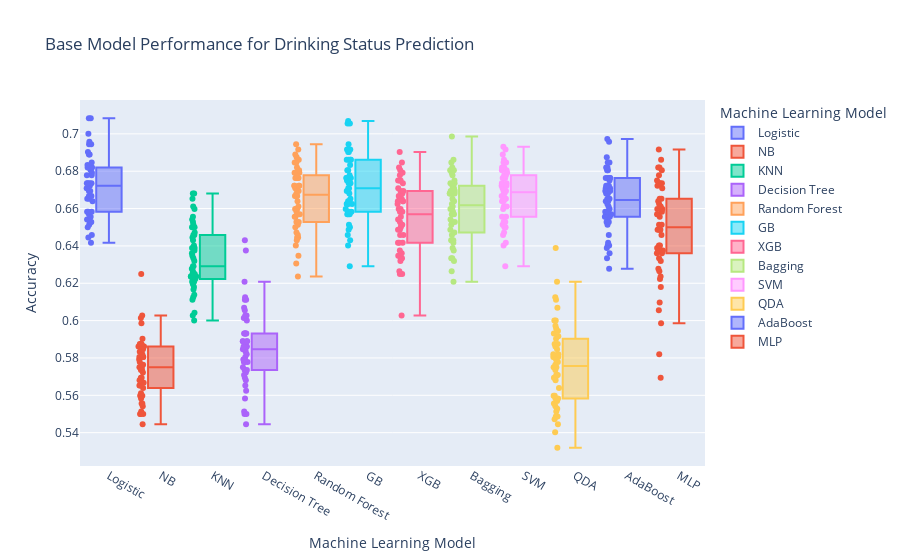

The notebook cell saved with this chart:
### Code cell
dk_fig = px.box(dk_classmod, x="variable", y="value",color="variable",points='all',
labels={"variable": "Machine Learning Model",
        "value": "Accuracy"
        },title="Base Model Performance for Drinking Status Prediction")
dk_fig.show()

### Figure 1 — Plotly figure (JSON) as saved in the notebook; plotly's stock layout.template omitted (floating-point values rounded to 4 significant figures)
{"data": [{"alignmentgroup": "True", "boxpoints": "all", "hovertemplate": "Machine Learning Model=%{x}<br>Accuracy=%{y}<extra></extra>", "legendgroup": "Logistic", "marker": {"color": "#636efa"}, "name": "Logistic", "notched": false, "offsetgroup": "Logistic", "orientation": "v", "showlegend": true, "type": "box", "x": ["Logistic", "Logistic", "Logistic", "Logistic", "Logistic", "Logistic", "Logistic", "Logistic", "Logistic", "Logistic", "Logistic", "Logistic", "Logistic", "Logistic", "Logistic", "Logistic", "Logistic", "Logistic", "Logistic", "Logistic", "Logistic", "Logistic", "Logistic", "Logistic", "Logistic", "Logistic", "Logistic", "Logistic", "Logistic", "Logistic", "Logistic", "Logistic", "Logistic", "Logistic", "Logistic", "Logistic", "Logistic", "Logistic", "Logistic", "Logistic", "Logistic", "Logistic", "Logistic", "Logistic", "Logistic", "Logistic", "Logistic", "Logistic", "Logistic", "Logistic"], "x0": " ", "xaxis": "x", "y": [0.6944, 0.6736, 0.6778, 0.6889, 0.6542, 0.6528, 0.6694, 0.6417, 0.6736, 0.6944, 0.6444, 0.6819, 0.6847, 0.6569, 0.6583, 0.6556, 0.6458, 0.7, 0.7083, 0.6708, 0.6778, 0.6542, 0.7083, 0.6514, 0.6819, 0.6958, 0.6667, 0.6667, 0.6639, 0.6528, 0.6819, 0.6819, 0.6833, 0.6722, 0.6792, 0.6722, 0.6583, 0.6528, 0.6583, 0.6889, 0.6736, 0.65, 0.6694, 0.6667, 0.6653, 0.6903, 0.6736, 0.6806, 0.6819, 0.6653], "y0": " ", "yaxis": "y"}, {"alignmentgroup": "True", "boxpoints": "all", "hovertemplate": "Machine Learning Model=%{x}<br>Accuracy=%{y}<extra></extra>", "legendgroup": "NB", "marker": {"color": "#EF553B"}, "name": "NB", "notched": false, "offsetgroup": "NB", "orientation": "v", "showlegend": true, "type": "box", "x": ["NB", "NB", "NB", "NB", "NB", "NB", "NB", "NB", "NB", "NB", "NB", "NB", "NB", "NB", "NB", "NB", "NB", "NB", "NB", "NB", "NB", "NB", "NB", "NB", "NB", "NB", "NB", "NB", "NB", "NB", "NB", "NB", "NB", "NB", "NB", "NB", "NB", "NB", "NB", "NB", "NB", "NB", "NB", "NB", "NB", "NB", "NB", "NB", "NB", "NB"], "x0": " ", "xaxis": "x", "y": [0.5639, 0.5986, 0.5833, 0.625, 0.5778, 0.5681, 0.5556, 0.55, 0.5653, 0.5694, 0.5806, 0.5667, 0.5736, 0.5875, 0.5653, 0.5583, 0.5736, 0.5792, 0.5556, 0.575, 0.5833, 0.5861, 0.6028, 0.5542, 0.5694, 0.5875, 0.5764, 0.5681, 0.5597, 0.5847, 0.55, 0.5875, 0.5819, 0.5861, 0.575, 0.6014, 0.5444, 0.5764, 0.5611, 0.5861, 0.5722, 0.5806, 0.5875, 0.5806, 0.55, 0.5597, 0.5861, 0.5903, 0.575, 0.5514], "y0": " ", "yaxis": "y"}, {"alignmentgroup": "True", "boxpoints": "all", "hovertemplate": "Machine Learning Model=%{x}<br>Accuracy=%{y}<extra></extra>", "legendgroup": "KNN", "marker": {"color": "#00cc96"}, "name": "KNN", "notched": false, "offsetgroup": "KNN", "orientation": "v", "showlegend": true, "type": "box", "x": ["KNN", "KNN", "KNN", "KNN", "KNN", "KNN", "KNN", "KNN", "KNN", "KNN", "KNN", "KNN", "KNN", "KNN", "KNN", "KNN", "KNN", "KNN", "KNN", "KNN", "KNN", "KNN", "KNN", "KNN", "KNN", "KNN", "KNN", "KNN", "KNN", "KNN", "KNN", "KNN", "KNN", "KNN", "KNN", "KNN", "KNN", "KNN", "KNN", "KNN", "KNN", "KNN", "KNN", "KNN", "KNN", "KNN", "KNN", "KNN", "KNN", "KNN"], "x0": " ", "xaxis": "x", "y": [0.6375, 0.6389, 0.6347, 0.6444, 0.6292, 0.6111, 0.6208, 0.6236, 0.6597, 0.6361, 0.6222, 0.625, 0.6125, 0.625, 0.6236, 0.6236, 0.6264, 0.6528, 0.6681, 0.6278, 0.6458, 0.6319, 0.6514, 0.6236, 0.65, 0.6389, 0.6028, 0.6681, 0.6, 0.6542, 0.6208, 0.6431, 0.6194, 0.6333, 0.6653, 0.6472, 0.6181, 0.6167, 0.6042, 0.6556, 0.625, 0.625, 0.65, 0.6292, 0.6236, 0.6139, 0.6403, 0.6222, 0.6458, 0.6611], "y0": " ", "yaxis": "y"}, {"alignmentgroup": "True", "boxpoints": "all", "hovertemplate": "Machine Learning Model=%{x}<br>Accuracy=%{y}<extra></extra>", "legendgroup": "Decision Tree", "marker": {"color": "#ab63fa"}, "name": "Decision Tree", "notched": false, "offsetgroup": "Decision Tree", "orientation": "v", "showlegend": true, "type": "box", "x": ["Decision Tree", "Decision Tree", "Decision Tree", "Decision Tree", "Decision Tree", "Decision Tree", "Decision Tree", "Decision Tree", "Decision Tree", "Decision Tree", "Decision Tree", "Decision Tree", "Decision Tree", "Decision Tree", "Decision Tree", "Decision Tree", "Decision Tree", "Decision Tree", "Decision Tree", "Decision Tree", "Decision Tree", "Decision Tree", "Decision Tree", "Decision Tree", "Decision Tree", "Decision Tree", "Decision Tree", "Decision Tree", "Decision Tree", "Decision Tree", "Decision Tree", "Decision Tree", "Decision Tree", "Decision Tree", "Decision Tree", "Decision Tree", "Decision Tree", "Decision Tree", "Decision Tree", "Decision Tree", "Decision Tree", "Decision Tree", "Decision Tree", "Decision Tree", "Decision Tree", "Decision Tree", "Decision Tree", "Decision Tree", "Decision Tree", "Decision Tree"], "x0": " ", "xaxis": "x", "y": [0.575, 0.5889, 0.5847, 0.5889, 0.5833, 0.5708, 0.5444, 0.5847, 0.6208, 0.5722, 0.55, 0.5681, 0.5778, 0.6014, 0.5861, 0.5625, 0.5861, 0.5889, 0.5736, 0.5778, 0.6431, 0.5792, 0.5792, 0.5583, 0.6028, 0.6111, 0.5931, 0.5861, 0.5931, 0.6, 0.5931, 0.6056, 0.5931, 0.5514, 0.6028, 0.5889, 0.5931, 0.55, 0.5778, 0.6125, 0.5847, 0.6111, 0.6375, 0.6069, 0.5736, 0.5653, 0.5847, 0.5694, 0.5806, 0.5819], "y0": " ", "yaxis": "y"}, {"alignmentgroup": "True", "boxpoints": "all", "hovertemplate": "Machine Learning Model=%{x}<br>Accuracy=%{y}<extra></extra>", "legendgroup": "Random Forest", "marker": {"color": "#FFA15A"}, "name": "Random Forest", "notched": false, "offsetgroup": "Random Forest", "orientation": "v", "showlegend": true, "type": "box", "x": ["Random Forest", "Random Forest", "Random Forest", "Random Forest", "Random Forest", "Random Forest", "Random Forest", "Random Forest", "Random Forest", "Random Forest", "Random Forest", "Random Forest", "Random Forest", "Random Forest", "Random Forest", "Random Forest", "Random Forest", "Random Forest", "Random Forest", "Random Forest", "Random Forest", "Random Forest", "Random Forest", "Random Forest", "Random Forest", "Random Forest", "Random Forest", "Random Forest", "Random Forest", "Random Forest", "Random Forest", "Random Forest", "Random Forest", "Random Forest", "Random Forest", "Random Forest", "Random Forest", "Random Forest", "Random Forest", "Random Forest", "Random Forest", "Random Forest", "Random Forest", "Random Forest", "Random Forest", "Random Forest", "Random Forest", "Random Forest", "Random Forest", "Random Forest"], "x0": " ", "xaxis": "x", "y": [0.6847, 0.6764, 0.6792, 0.6875, 0.6458, 0.6556, 0.6639, 0.6236, 0.6708, 0.6722, 0.6444, 0.6778, 0.6764, 0.6819, 0.6528, 0.6431, 0.6472, 0.6944, 0.6806, 0.6764, 0.6861, 0.65, 0.6847, 0.6306, 0.6722, 0.6667, 0.6694, 0.6708, 0.6403, 0.6597, 0.6792, 0.6847, 0.6722, 0.6514, 0.6667, 0.6889, 0.6569, 0.6444, 0.6347, 0.6917, 0.6528, 0.6722, 0.6583, 0.6556, 0.6597, 0.6681, 0.6667, 0.6611, 0.6597, 0.6764], "y0": " ", "yaxis": "y"}, {"alignmentgroup": "True", "boxpoints": "all", "hovertemplate": "Machine Learning Model=%{x}<br>Accuracy=%{y}<extra></extra>", "legendgroup": "GB", "marker": {"color": "#19d3f3"}, "name": "GB", "notched": false, "offsetgroup": "GB", "orientation": "v", "showlegend": true, "type": "box", "x": ["GB", "GB", "GB", "GB", "GB", "GB", "GB", "GB", "GB", "GB", "GB", "GB", "GB", "GB", "GB", "GB", "GB", "GB", "GB", "GB", "GB", "GB", "GB", "GB", "GB", "GB", "GB", "GB", "GB", "GB", "GB", "GB", "GB", "GB", "GB", "GB", "GB", "GB", "GB", "GB", "GB", "GB", "GB", "GB", "GB", "GB", "GB", "GB", "GB", "GB"], "x0": " ", "xaxis": "x", "y": [0.6917, 0.6708, 0.6861, 0.7069, 0.6514, 0.6583, 0.6625, 0.6486, 0.6639, 0.6861, 0.6583, 0.675, 0.6903, 0.6778, 0.6458, 0.6403, 0.6694, 0.6903, 0.7056, 0.6625, 0.6917, 0.6681, 0.6861, 0.6292, 0.6736, 0.6764, 0.6569, 0.6653, 0.6625, 0.6833, 0.6736, 0.6806, 0.6764, 0.6569, 0.6917, 0.6944, 0.6639, 0.6431, 0.65, 0.7056, 0.6569, 0.6625, 0.6764, 0.6694, 0.6583, 0.6806, 0.6708, 0.6597, 0.6861, 0.6764], "y0": " ", "yaxis": "y"}, {"alignmentgroup": "True", "boxpoints": "all", "hovertemplate": "Machine Learning Model=%{x}<br>Accuracy=%{y}<extra></extra>", "legendgroup": "XGB", "marker": {"color": "#FF6692"}, "name": "XGB", "notched": false, "offsetgroup": "XGB", "orientation": "v", "showlegend": true, "type": "box", "x": ["XGB", "XGB", "XGB", "XGB", "XGB", "XGB", "XGB", "XGB", "XGB", "XGB", "XGB", "XGB", "XGB", "XGB", "XGB", "XGB", "XGB", "XGB", "XGB", "XGB", "XGB", "XGB", "XGB", "XGB", "XGB", "XGB", "XGB", "XGB", "XGB", "XGB", "XGB", "XGB", "XGB", "XGB", "XGB", "XGB", "XGB", "XGB", "XGB", "XGB", "XGB", "XGB", "XGB", "XGB", "XGB", "XGB", "XGB", "XGB", "XGB", "XGB"], "x0": " ", "xaxis": "x", "y": [0.6583, 0.6417, 0.6514, 0.6625, 0.6375, 0.6347, 0.6333, 0.6028, 0.6847, 0.6708, 0.6417, 0.6583, 0.6903, 0.6667, 0.6319, 0.6528, 0.6653, 0.6694, 0.6736, 0.6694, 0.6639, 0.6639, 0.675, 0.6486, 0.6681, 0.6597, 0.6486, 0.6556, 0.6333, 0.6597, 0.6264, 0.6653, 0.675, 0.6361, 0.6639, 0.6806, 0.6333, 0.625, 0.625, 0.675, 0.6347, 0.6514, 0.6792, 0.6458, 0.6458, 0.6819, 0.6778, 0.6417, 0.6542, 0.65], "y0": " ", "yaxis": "y"}, {"alignmentgroup": "True", "boxpoints": "all", "hovertemplate": "Machine Learning Model=%{x}<br>Accuracy=%{y}<extra></extra>", "legendgroup": "Bagging", "marker": {"color": "#B6E880"}, "name": "Bagging", "notched": false, "offsetgroup": "Bagging", "orientation": "v", "showlegend": true, "type": "box", "x": ["Bagging", "Bagging", "Bagging", "Bagging", "Bagging", "Bagging", "Bagging", "Bagging", "Bagging", "Bagging", "Bagging", "Bagging", "Bagging", "Bagging", "Bagging", "Bagging", "Bagging", "Bagging", "Bagging", "Bagging", "Bagging", "Bagging", "Bagging", "Bagging", "Bagging", "Bagging", "Bagging", "Bagging", "Bagging", "Bagging", "Bagging", "Bagging", "Bagging", "Bagging", "Bagging", "Bagging", "Bagging", "Bagging", "Bagging", "Bagging", "Bagging", "Bagging", "Bagging", "Bagging", "Bagging", "Bagging", "Bagging", "Bagging", "Bagging", "Bagging"], "x0": " ", "xaxis": "x", "y": [0.6694, 0.6486, 0.6736, 0.6778, 0.6319, 0.6417, 0.6569, 0.6208, 0.6653, 0.6681, 0.6431, 0.6806, 0.6625, 0.6597, 0.6569, 0.6431, 0.6542, 0.6847, 0.6806, 0.6681, 0.6986, 0.6472, 0.675, 0.6375, 0.6528, 0.6722, 0.6681, 0.6694, 0.6597, 0.6694, 0.6861, 0.6708, 0.6611, 0.6639, 0.6736, 0.6806, 0.6458, 0.6333, 0.6333, 0.6792, 0.6389, 0.6514, 0.6583, 0.6264, 0.6569, 0.6681, 0.6694, 0.6431, 0.6819, 0.6528], "y0": " ", "yaxis": "y"}, {"alignmentgroup": "True", "boxpoints": "all", "hovertemplate": "Machine Learning Model=%{x}<br>Accuracy=%{y}<extra></extra>", "legendgroup": "SVM", "marker": {"color": "#FF97FF"}, "name": "SVM", "notched": false, "offsetgroup": "SVM", "orientation": "v", "showlegend": true, "type": "box", "x": ["SVM", "SVM", "SVM", "SVM", "SVM", "SVM", "SVM", "SVM", "SVM", "SVM", "SVM", "SVM", "SVM", "SVM", "SVM", "SVM", "SVM", "SVM", "SVM", "SVM", "SVM", "SVM", "SVM", "SVM", "SVM", "SVM", "SVM", "SVM", "SVM", "SVM", "SVM", "SVM", "SVM", "SVM", "SVM", "SVM", "SVM", "SVM", "SVM", "SVM", "SVM", "SVM", "SVM", "SVM", "SVM", "SVM", "SVM", "SVM", "SVM", "SVM"], "x0": " ", "xaxis": "x", "y": [0.6764, 0.6847, 0.6806, 0.6736, 0.6514, 0.6458, 0.6778, 0.65, 0.6639, 0.6861, 0.6528, 0.6653, 0.6722, 0.6694, 0.6653, 0.6597, 0.6417, 0.6847, 0.6931, 0.6556, 0.6764, 0.6708, 0.6889, 0.6292, 0.6819, 0.6917, 0.6514, 0.6639, 0.6528, 0.6708, 0.6694, 0.6819, 0.6667, 0.65, 0.6764, 0.6792, 0.65, 0.6403, 0.6653, 0.6819, 0.6611, 0.6611, 0.6653, 0.6556, 0.6736, 0.6806, 0.6681, 0.6472, 0.6722, 0.6778], "y0": " ", "yaxis": "y"}, {"alignmentgroup": "True", "boxpoints": "all", "hovertemplate": "Machine Learning Model=%{x}<br>Accuracy=%{y}<extra></extra>", "legendgroup": "QDA", "marker": {"color": "#FECB52"}, "name": "QDA", "notched": false, "offsetgroup": "QDA", "orientation": "v", "showlegend": true, "type": "box", "x": ["QDA", "QDA", "QDA", "QDA", "QDA", "QDA", "QDA", "QDA", "QDA", "QDA", "QDA", "QDA", "QDA", "QDA", "QDA", "QDA", "QDA", "QDA", "QDA", "QDA", "QDA", "QDA", "QDA", "QDA", "QDA", "QDA", "QDA", "QDA", "QDA", "QDA", "QDA", "QDA", "QDA", "QDA", "QDA", "QDA", "QDA", "QDA", "QDA", "QDA", "QDA", "QDA", "QDA", "QDA", "QDA", "QDA", "QDA", "QDA", "QDA", "QDA"], "x0": " ", "xaxis": "x", "y": [0.5597, 0.6125, 0.5597, 0.6389, 0.575, 0.5944, 0.5444, 0.5486, 0.5639, 0.5792, 0.5694, 0.5514, 0.5694, 0.5972, 0.5764, 0.5806, 0.5806, 0.5806, 0.5708, 0.5903, 0.6, 0.5819, 0.6, 0.5542, 0.5681, 0.575, 0.5708, 0.5736, 0.5708, 0.5583, 0.5319, 0.5931, 0.5875, 0.5958, 0.5778, 0.6069, 0.5528, 0.5819, 0.5403, 0.5917, 0.5875, 0.5847, 0.6111, 0.5861, 0.5486, 0.5556, 0.6208, 0.5583, 0.5569, 0.5472], "y0": " ", "yaxis": "y"}, {"alignmentgroup": "True", "boxpoints": "all", "hovertemplate": "Machine Learning Model=%{x}<br>Accuracy=%{y}<extra></extra>", "legendgroup": "AdaBoost", "marker": {"color": "#636efa"}, "name": "AdaBoost", "notched": false, "offsetgroup": "AdaBoost", "orientation": "v", "showlegend": true, "type": "box", "x": ["AdaBoost", "AdaBoost", "AdaBoost", "AdaBoost", "AdaBoost", "AdaBoost", "AdaBoost", "AdaBoost", "AdaBoost", "AdaBoost", "AdaBoost", "AdaBoost", "AdaBoost", "AdaBoost", "AdaBoost", "AdaBoost", "AdaBoost", "AdaBoost", "AdaBoost", "AdaBoost", "AdaBoost", "AdaBoost", "AdaBoost", "AdaBoost", "AdaBoost", "AdaBoost", "AdaBoost", "AdaBoost", "AdaBoost", "AdaBoost", "AdaBoost", "AdaBoost", "AdaBoost", "AdaBoost", "AdaBoost", "AdaBoost", "AdaBoost", "AdaBoost", "AdaBoost", "AdaBoost", "AdaBoost", "AdaBoost", "AdaBoost", "AdaBoost", "AdaBoost", "AdaBoost", "AdaBoost", "AdaBoost", "AdaBoost", "AdaBoost"], "x0": " ", "xaxis": "x", "y": [0.6764, 0.6708, 0.6722, 0.6806, 0.6514, 0.6542, 0.6583, 0.6278, 0.6722, 0.6875, 0.6389, 0.6653, 0.6681, 0.6556, 0.6458, 0.6403, 0.6583, 0.6694, 0.6847, 0.6639, 0.6708, 0.6583, 0.6972, 0.6361, 0.6806, 0.6819, 0.6681, 0.6639, 0.6597, 0.6625, 0.6569, 0.6764, 0.6722, 0.6528, 0.675, 0.6819, 0.6403, 0.6333, 0.6556, 0.6958, 0.6528, 0.6694, 0.6653, 0.6583, 0.6417, 0.6764, 0.6569, 0.6764, 0.6847, 0.6611], "y0": " ", "yaxis": "y"}, {"alignmentgroup": "True", "boxpoints": "all", "hovertemplate": "Machine Learning Model=%{x}<br>Accuracy=%{y}<extra></extra>", "legendgroup": "MLP", "marker": {"color": "#EF553B"}, "name": "MLP", "notched": false, "offsetgroup": "MLP", "orientation": "v", "showlegend": true, "type": "box", "x": ["MLP", "MLP", "MLP", "MLP", "MLP", "MLP", "MLP", "MLP", "MLP", "MLP", "MLP", "MLP", "MLP", "MLP", "MLP", "MLP", "MLP", "MLP", "MLP", "MLP", "MLP", "MLP", "MLP", "MLP", "MLP", "MLP", "MLP", "MLP", "MLP", "MLP", "MLP", "MLP", "MLP", "MLP", "MLP", "MLP", "MLP", "MLP", "MLP", "MLP", "MLP", "MLP", "MLP", "MLP", "MLP", "MLP", "MLP", "MLP", "MLP", "MLP"], "x0": " ", "xaxis": "x", "y": [0.6778, 0.6819, 0.6361, 0.6569, 0.6375, 0.6319, 0.6861, 0.6389, 0.6736, 0.6556, 0.6375, 0.6625, 0.6486, 0.6486, 0.5694, 0.6097, 0.6236, 0.6222, 0.6181, 0.6403, 0.6486, 0.6597, 0.6653, 0.5819, 0.6653, 0.6514, 0.6333, 0.6736, 0.6278, 0.6611, 0.6569, 0.6819, 0.6583, 0.6361, 0.6736, 0.675, 0.6597, 0.6458, 0.6389, 0.6917, 0.6514, 0.6806, 0.6708, 0.6264, 0.6056, 0.6639, 0.6486, 0.6403, 0.5986, 0.6722], "y0": " ", "yaxis": "y"}], "layout": {"boxmode": "overlay", "legend": {"title": {"text": "Machine Learning Model"}, "tracegroupgap": 0}, "title": {"text": "Base Model Performance for Drinking Status Prediction"}, "xaxis": {"anchor": "y", "categoryarray": ["Logistic", "NB", "KNN", "Decision Tree", "Random Forest", "GB", "XGB", "Bagging", "SVM", "QDA", "AdaBoost", "MLP"], "categoryorder": "array", "domain": [0, 1], "title": {"text": "Machine Learning Model"}}, "yaxis": {"anchor": "x", "domain": [0, 1], "title": {"text": "Accuracy"}}}}
